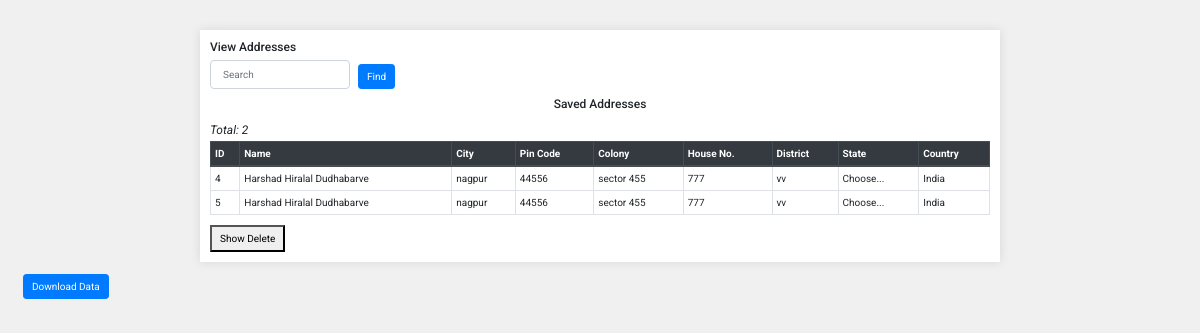
The app's page /view_address/ with its own data.
### address/models.py (models this page shows, shortened)
class Address(models.Model):
    name = models.TextField()
    city=models.TextField()
    pin_code=models.TextField()
    colony=models.TextField()
    house_number=models.TextField()
    district=models.TextField()
    state=models.TextField()
    country=models.TextField()

### pri/views.py (the view)
# urls.py: path("view_address/", views.view_address, name='view_address'),
def view_address(request):
    private_ad = Address.objects.all()
    if request.method == 'GET':
        add_search = request.GET.get('add_search')
        if add_search != None:
            private_ad = Address.objects.filter(name__icontains=add_search)
    return render(request, 'view_address.html', {'data': private_ad})

### templates/view_address.html (shortened to what this page needs)
<!DOCTYPE html>
<html lang="en">
<head>
    <link rel="stylesheet" href="https://stackpath.bootstrapcdn.com/bootstrap/4.5.2/css/bootstrap.min.css">
</head>
<body>
    <div class="container">
        <h3>View Addresses</h3>
        <section>
            <form method="get" class="form-inline mb-2">
                <input type="text" name="add_search" class="form-control mr-2" placeholder="Search">
                <button type="submit" class="btn btn-primary btn-sm">Find</button>
            </form>
        </section>
        <div class="row">
            <div class="col-md-12">
                <h4 class="text-center">Saved Addresses</h4>
                <em>Total: {{ data|length }}</em>
                <table class="table table-bordered table-hover">
                    <thead class="thead-dark">
                        <tr>
                            <th>ID</th>
                            <th>Name</th>
                            <th>City</th>
                            <th>Pin Code</th>
                            <th>Colony</th>
                            <th>House No.</th>
                            <th>District</th>
                            <th>State</th>
                            <th>Country</th>
                        </tr>
                    </thead>
                    <tbody>
                        {% for address in data %}
                            <tr>
                                <td>{{ address.id }}</td>
                                <td>{{ address.name }}</td>
                                <td>{{ address.city }}</td>
                                <td>{{ address.pin_code }}</td>
                                <td>{{ address.colony }}</td>
                                <td>{{ address.house_number }}</td>
                                <td>{{ address.district }}</td>
                                <td>{{ address.state }}</td>
                                <td>{{ address.country }}</td>
                            </tr>
                        {% empty %}
                            <tr>
                                <td colspan="9">No data found!</td>
                            </tr>
                        {% endfor %}
                    </tbody>
                </table>
                <button class="openbtn" onclick="openNav()">Show Delete</button>
            </div>
        </div>
    </div>
    <section class="btn">
        <a href="{% url 'download_button_address' %}">
            <button type="submit" class="btn btn-primary btn-sm">Download Data</button>
        </a>
    </section>
</body>
</html>

### templates/view_address.html (style rules this page uses)
body { font-family: 'Roboto', sans-serif; background-color: #f0f0f0; margin: 0; padding: 10px; }
.container { margin-top: 20px; max-width: 800px; background-color: #fff; padding: 10px; box-shadow: 0 0 10px rgba(0, 0, 0, 0.1); }
h3, h4, em { font-size: 12px; margin-bottom: 5px; }
.form-inline input { font-size: 10px; }
.form-inline button { font-size: 10px; padding: 4px 8px; }
.table { font-size: 10px; margin-bottom: 5px; }
.table th, .table td { padding: 4px; }
.openbtn, .btn-sm { font-size: 10px; padding: 4px 8px; margin-top: 5px; }

### records on screen
Address: id "4", name "Harshad Hiralal Dudhabarve", city "nagpur", pin_code "44556", colony "sector 455", house_number "777", district "vv", state "Choose...", country "India"
Address: id "5", name "Harshad Hiralal Dudhabarve", city "nagpur", pin_code "44556", colony "sector 455", house_number "777", district "vv", state "Choose...", country "India"

### other values on screen
{{ data|length }} "2"
